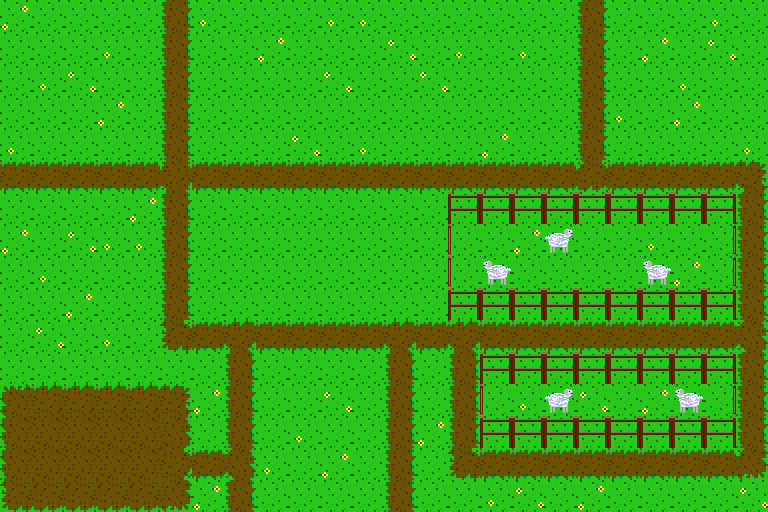

Tiled map render using the project's own tile images. Description and the map definition, with tile-layer contents summarised, below:
An orthogonal 24x16 tile map with 32x32 px tiles, 1 tile layer (Tile Layer 2).

<map version="1.0" orientation="orthogonal" width="24" height="16" tilewidth="32" tileheight="32">
 <tileset firstgid="1" name="Hub1 Copy" tilewidth="32" tileheight="32">
  <image source="../Hub 1/Tileset/dirt_grass_fence_sheet_zoom2.png" trans="ffffff" width="256" height="192" />
 </tileset>
 <layer name="Tile Layer 2" width="24" height="16">
  <data>[384 cells, 384 non-empty, 28 distinct tile ids]</data>
 </layer>
</map>
